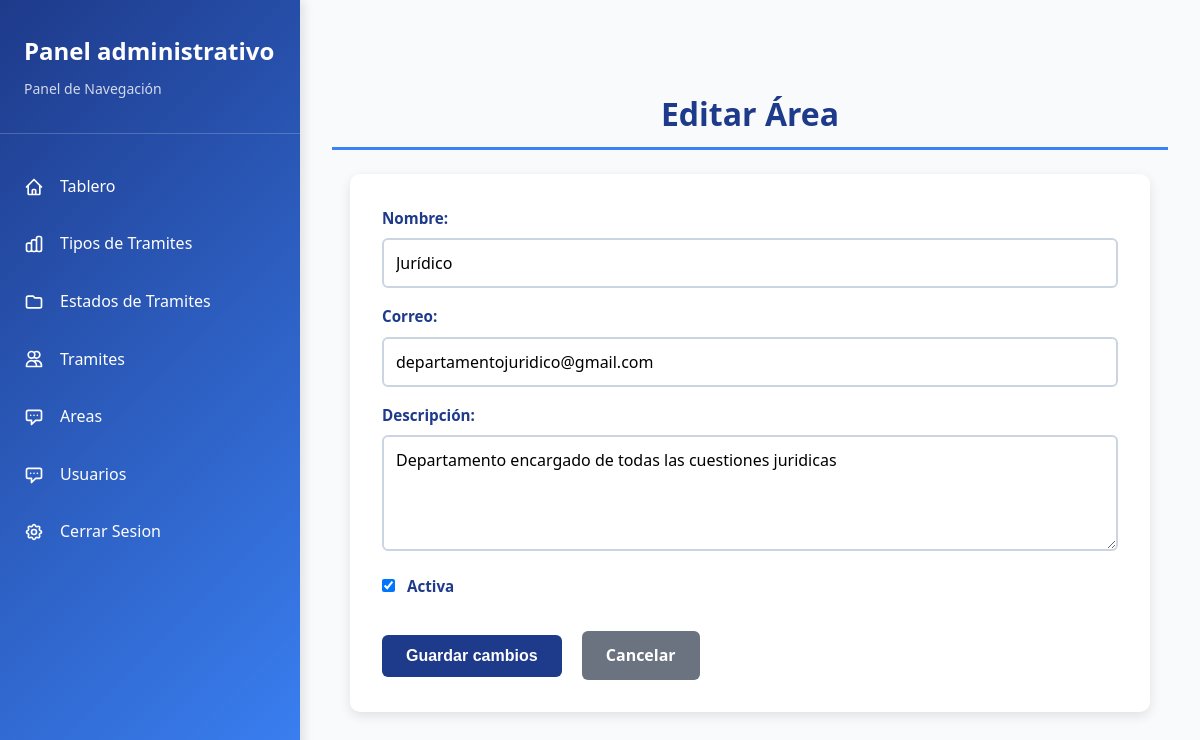
/views/admin/area/editar_area.php?id_area=2, run on the app's committed database.
### tables this page shows
CREATE TABLE tbl_area (
    id_area INT AUTO_INCREMENT PRIMARY KEY,
    nombre VARCHAR(100) NOT NULL UNIQUE,
    correo VARCHAR(50),
    descripcion VARCHAR (200),
    fecha_creacion DATETIME DEFAULT CURRENT_TIMESTAMP,
    activo BOOLEAN DEFAULT TRUE
);

### views/admin/area/editar_area.php (the view, shortened to what this page needs)
<?php
require '../../../config/database/config/config_db.php';
$id_area = (int) $_GET['id_area'];
$stmt = $mysqli->prepare("SELECT * FROM tbl_area WHERE id_area = ?");
$stmt->bind_param('i', $id_area);
$stmt->execute();
$result = $stmt->get_result();
$area = $result->fetch_assoc();
?>
<!DOCTYPE html>
<html lang="es">
<head>
    <link rel="stylesheet" href="/style/areas.css">
</head>
<body>
    <?php include '../../sidebaradministrador.php'; ?>
    <div class="contenido-principal">
        <h1>Editar Área</h1>
        <form method="POST" class="formulario">
            <label for="nombre">Nombre:</label>
            <input type="text" name="nombre" id="nombre" value="<?= htmlspecialchars($area['nombre']) ?>" required>
            <label for="correo">Correo:</label>
            <input type="email" name="correo" id="correo" value="<?= htmlspecialchars($area['correo']) ?>">
            <label for="descripcion">Descripción:</label>
            <textarea name="descripcion" id="descripcion" rows="4"><?= htmlspecialchars($area['descripcion']) ?></textarea>
            <label><input type="checkbox" name="activo" <?= $area['activo'] ? 'checked' : '' ?>> Activa</label>
            <button type="submit" class="btn-guardar">Guardar cambios</button>
            <a href="areas.php" class="btn-cancelar">Cancelar</a>
        </form>
    </div>
</body>
</html>

### style/areas.css (style rules this page uses)
:root { --color-primario: #1e3a8a; --color-secundario: #3b82f6; --color-texto: #fffefe; --color-fondo: #f8fafc; --color-borde: #cbd5e1; --color-hover: #e2e8f0; --color-error: #dc2626; --color-exito: #10b981; --font-primary: 'Segoe UI', Tahoma, Geneva, Verdana, sans-serif; }
* { margin: 0; padding: 0; box-sizing: border-box; }
body { font-family: var(--font-primary); background-color: var(--color-fondo); color: var(--color-texto); line-height: 1.6; min-height: 100vh; }
.contenido-principal { margin-left: 25%; width: 75%; min-height: 100vh; padding: 2rem; display: flex; flex-direction: column; justify-content: center; align-items: center; background-color: var(--color-fondo); transition: all 0.3s ease; }
.contenido-principal > * { width: 100%; max-width: 1400px; }
.contenido-principal h1 { color: var(--color-primario); font-size: 2rem; margin-bottom: 1.5rem; padding-bottom: 0.5rem; border-bottom: 3px solid var(--color-secundario); text-align: center; }
.formulario { background: white; padding: 2rem; border-radius: 10px; box-shadow: 0 4px 12px rgba(0, 0, 0, 0.1); max-width: 800px; width: 100%; margin: 0 auto; }
.formulario label { display: block; margin-bottom: 0.5rem; margin-top: 1rem; color: var(--color-primario); font-weight: 600; font-size: 0.95rem; }
.formulario label:first-of-type { margin-top: 0; }
.formulario input[type="text"], .formulario input[type="email"], .formulario textarea { width: 100%; padding: 0.75rem; border: 2px solid var(--color-borde); border-radius: 6px; font-size: 1rem; font-family: var(--font-primary); transition: border-color 0.2s, box-shadow 0.2s; background-color: #ffffff; color: #000000; }
.formulario textarea { resize: vertical; min-height: 100px; }
.formulario label input[type="checkbox"] { width: auto; margin-right: 0.5rem; cursor: pointer; }
.formulario button, .formulario .btn-cancelar { margin-top: 1.5rem; padding: 0.75rem 1.5rem; border: none; border-radius: 6px; cursor: pointer; font-size: 1rem; font-weight: 600; transition: background-color 0.2s; text-decoration: none; display: inline-block; margin-right: 1rem; }
.btn-agregar, .btn-guardar { background-color: var(--color-primario); color: var(--color-texto); }
.btn-cancelar { background-color: #6b7280; color: white; }

### style/sidebar.css (style rules this page uses)
* { margin: 0; padding: 0; box-sizing: border-box; }
body { font-family: 'Segoe UI', Tahoma, Geneva, Verdana, sans-serif; display: flex; min-height: 100vh; background: #f5f7fa; }

### style/variables.css (style rules this page uses)
:root { --color-primario: #1e3a8a; --color-secundario: #3b82f6; --color-texto: #fffefe; --color-Exito: #4caf50; --color-Aviso: #f4a261; --color-error: #e63946; --radio: 14px; --ancho-max: 1100px; --esp: 16px; }

### data on the page
tbl_area: nombre "Jurídico", correo "departamentojuridico@gmail.com", descripcion "Departamento encargado de todas las cuestiones juridicas", activo "☑"
